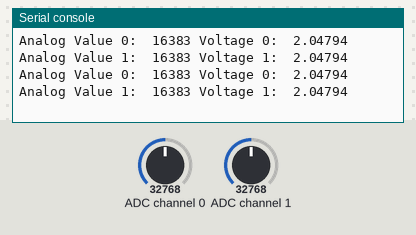
Simulated run of this program. Board: CircuitPython board. Parts: the last lines printed to the serial console. The inputs (shaded band) are chosen by the test bench; at power-on: ADC channel 0 = 32768, ADC channel 1 = 32768 (analog values on the 0–65535 scale).

Above: at 1.2 s.
1.3 s: ADC channel 0 set to 45874
At 2.6 s:
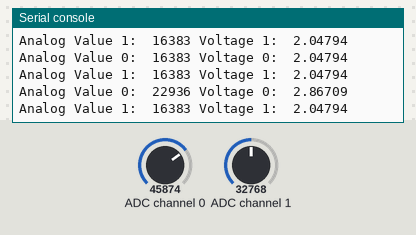
2.8 s: ADC channel 1 set to 45874
At 4.0 s:
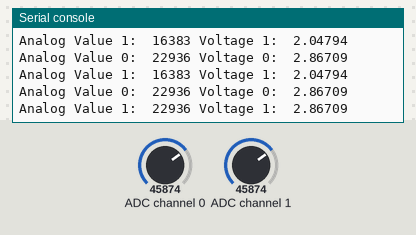
4.3 s: ADC channel 0 set to 57670
At 4.3 s:
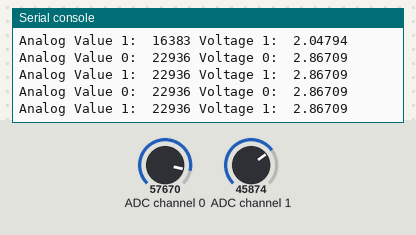
5.8 s: ADC channel 1 set to 57670
At 7.1 s:
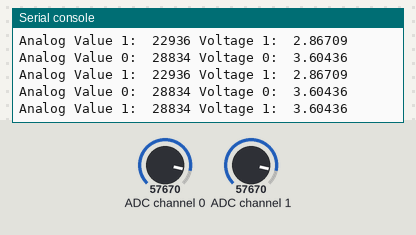
Timing chart, 0 to 8.3 s (numbered marks = the images above; inputs shaded):
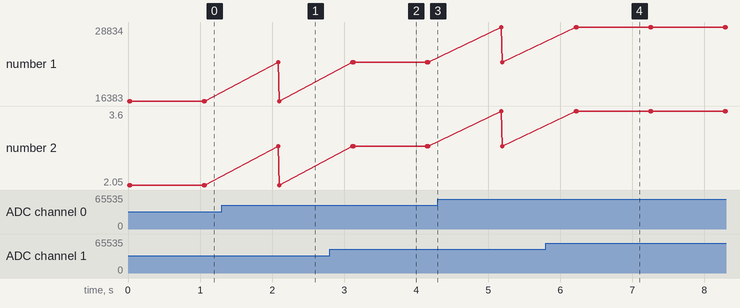

The program:

ads1115example.py
```python
# sudo pip3 install adafruit-circuitpython-ads1x15

import board
import busio
import adafruit_ads1x15.ads1115 as ADS
from adafruit_ads1x15.analog_in import AnalogIn
import time

# Initialize the I2C interface
i2c = busio.I2C(board.SCL, board.SDA)

# Create an  ADS1115 object
ads = ADS. ADS1115(i2c)

# Define the analog input channels
channel0 = AnalogIn(ads, ADS.P0)
channel1 = AnalogIn(ads, ADS.P1)

# Loop to read the analog inputs continuously
while True:
    print("Analog Value 0: ", channel0.value, "Voltage 0: ", channel0.voltage)
    print("Analog Value 1: ", channel1.value, "Voltage 1: ", channel1.voltage)

    # Delay for 1 second
    time.sleep(1)
```

Measured:
- after the input at 1.3 s, the serial console: prints a new line after 0.78 s (image 1)
- after the input at 2.8 s, the serial console: prints a new line after 0.33 s (image 2)
- after the input at 5.8 s, the serial console: prints a new line after 0.43 s (image 4)
